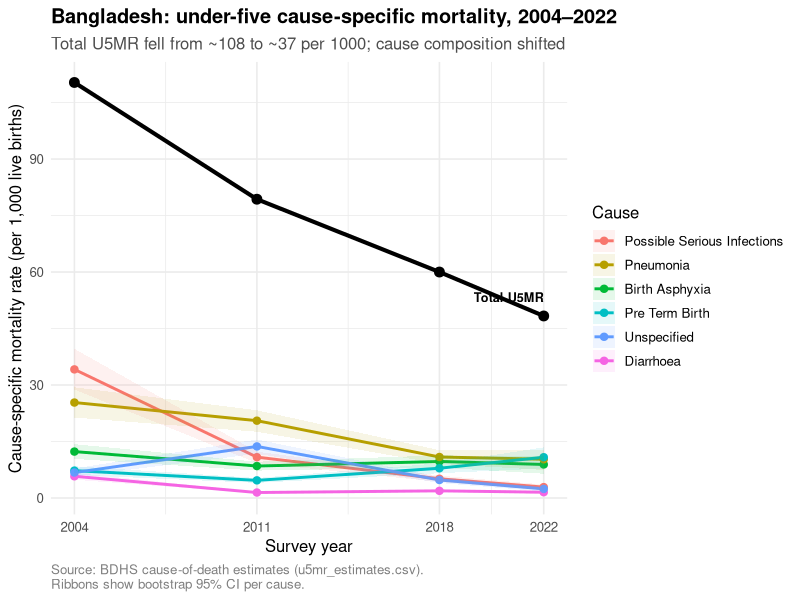

Write the R code that produced this figure.
# =============================================================================
# 25_mortality_trends.R
#
# Under-five mortality trends in Bangladesh by cause across DHS waves
# (2004, 2011, 2018, 2022). Shows the secular decline in U5MR alongside
# changing cause composition — the backdrop against which the C-section
# regime transition unfolded.
#
# Input:  data/processed/descriptive/u5mr_estimates.csv
# Output: figures/05_mortality_trends.png
# Reference: Mortality decomposition by cause-specific mortality rate (CSMR);
#            secular trends in nutrition/sanitation/vaccines explain most of
#            the U5MR decline independent of C-section access.
# =============================================================================

suppressPackageStartupMessages({
  library(dplyr)
  library(ggplot2)
  library(readr)
  library(here)
})

dat <- read_csv(
  here("data", "processed", "descriptive", "u5mr_estimates.csv"),
  show_col_types = FALSE
)

# Total U5MR by year (sum of cause-specific CSMRs)
total <- dat %>%
  group_by(year) %>%
  summarise(
    u5mr_total = sum(combined_CSMR, na.rm = TRUE),
    .groups = "drop"
  )

# Top 6 leading causes by 2004 baseline
top_causes <- dat %>%
  filter(year == 2004) %>%
  arrange(desc(combined_CSMR)) %>%
  slice_head(n = 6) %>%
  pull(cause)

dat_top <- dat %>%
  filter(cause %in% top_causes) %>%
  mutate(cause = factor(cause, levels = top_causes))

# Plot: cause-specific CSMR trajectories
p <- ggplot(dat_top, aes(x = year, y = combined_CSMR,
                         color = cause, group = cause)) +
  geom_line(linewidth = 1.0) +
  geom_point(size = 2.2) +
  geom_ribbon(
    aes(ymin = bootstrap_lower_csmr, ymax = bootstrap_upper_csmr,
        fill = cause),
    alpha = 0.10, color = NA
  ) +
  geom_line(
    data = total,
    aes(x = year, y = u5mr_total),
    inherit.aes = FALSE,
    color = "black", linewidth = 1.4, linetype = "solid"
  ) +
  geom_point(
    data = total,
    aes(x = year, y = u5mr_total),
    inherit.aes = FALSE,
    color = "black", size = 3
  ) +
  annotate(
    "text", x = 2022, y = total$u5mr_total[total$year == 2022] + 5,
    label = "Total U5MR", hjust = 1, fontface = "bold", size = 3.2
  ) +
  scale_x_continuous(breaks = c(2004, 2011, 2018, 2022)) +
  labs(
    title    = "Bangladesh: under-five cause-specific mortality, 2004–2022",
    subtitle = "Total U5MR fell from ~108 to ~37 per 1000; cause composition shifted",
    x        = "Survey year",
    y        = "Cause-specific mortality rate (per 1,000 live births)",
    color    = "Cause", fill = "Cause",
    caption  = "Source: BDHS cause-of-death estimates (u5mr_estimates.csv).\nRibbons show bootstrap 95% CI per cause."
  ) +
  theme_minimal(base_size = 12) +
  theme(
    legend.position    = "right",
    plot.title         = element_text(face = "bold"),
    plot.subtitle      = element_text(color = "gray30"),
    plot.caption       = element_text(color = "gray50", hjust = 0)
  )

out_path <- here("figures", "05_mortality_trends.png")
ggsave(out_path, p, width = 11, height = 6, dpi = 300)
cat("Saved:", out_path, "\n")
